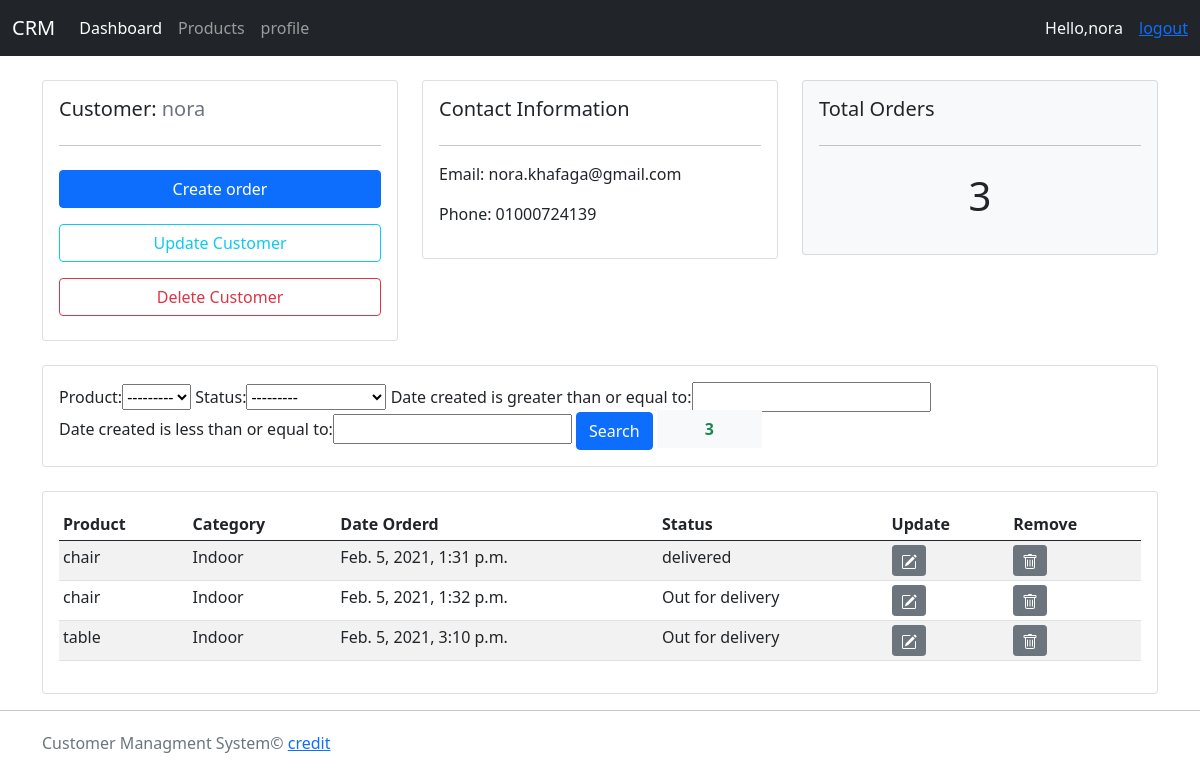
Page /customer/1 (signed in) on the committed database.
### accounts/models.py (models this page shows, shortened)
class Customer(models.Model):
    user = models.OneToOneField(User, null=True, on_delete=models.CASCADE)
    name = models.CharField(max_length=200, null=True)
    phone = models.CharField(max_length=200, null=True)
    email = models.CharField(max_length=200, null=True)
    date_created = models.DateTimeField(auto_now_add=True, null=True)

class Order(models.Model):
    STATUS = (
        ('pending', 'pending'),
        ('Out for delivery', 'Out for delivery'),
        ('delivered', 'delivered'),
    )
    customer = models.ForeignKey(
        Customer, null=True, on_delete=models.SET_NULL)
    product = models.ForeignKey(Product, null=True, on_delete=models.SET_NULL)
    status = models.CharField(max_length=200, null=True, choices=STATUS)
    date_created = models.DateTimeField(auto_now_add=True, null=True)

class Product(models.Model):
    CATEGORY = (
        ('Indoor', 'Indoor'),
        ('Out door', 'Out door'),
    )
    name = models.CharField(max_length=200, null=True)
    price = models.FloatField(null=True)
    category = models.CharField(max_length=200, null=True, choices=CATEGORY)
    description = models.CharField(max_length=200, null=True, blank=True)
    tags = models.ManyToManyField(Tag)
    date_created = models.DateTimeField(auto_now_add=True, null=True)
    def __str__(self):
        return self.name

### accounts/decorators.py (the view)
        def wrapper_func(request, *args, **kwargs):
            group = None
            if request.user.groups.exists:
                group = request.user.groups.all()[0].name
                print(group)
                if group in allowed_roles:
                    return view_func(request, *args, **kwargs)
                else:
                    return HttpResponse("you are not authorized")

### accounts/views.py (called while the page is built)
@login_required(login_url='login_page')
@allowed_user(allowed_roles=['admin'])
def customer(request, pk_test):
    if request.user.is_authenticated:
        logedin = True
    else:
        logedin = False
    customer = Customer.objects.get(id=pk_test)
    orders = customer.order_set.all()
    order_count = customer.order_set.count()  # orders.count()
    myfilter = OrderFilter(request.GET, queryset=orders)
    orders = myfilter.qs
    searchedOrderCount = orders.count()
    context = {
        'customer': customer,
        'orders': orders,
        'order_count': order_count,
        'myfilter': myfilter,
        'searchedOrderCount': searchedOrderCount,
        'logedin': logedin
    }
    return render(request, 'accounts/customer.html', context)

### accounts/templates/accounts/customer.html (shortened to what this page needs)
{%extends 'accounts/main.html'%}
{%block content%}
<div class="container mt-4">
    <div class="row">
        <div class="col-md">
            <div class="card card-body">
                <h5>Customer: <span class="text-muted"> {{customer.name}}</span></h5>
                <hr>
                <a class="btn btn-primary my-2" href="{% url 'create_order' customer.id%}">Create order</a>
                <a class="btn btn-outline-info my-2" href="">Update Customer</a>
                <a class="btn btn-outline-danger  my-2" href="">Delete Customer</a>
            </div>
        </div>
        <div class="col-md">
            <div class="card card-body">
                <h5>Contact Information</h5>
                <hr>
                <p>Email: {{customer.email}}</p>
                <p>Phone: {{customer.phone}}</p>
            </div>
        </div>
        <div class="col-md">
            <div class="card card-body bg-light">
                <h5>Total Orders</h5>
                <hr>
                <h1 style="text-align: center;padding: 10px">{{order_count}}</h1>
            </div>
        </div>
    </div>
    <br>
    <div class="row">
        <div class="col">
            <div class="card card-body d-flex justify-content-center align-items-center">
                <form method="get">{% csrf_token%}
                    {{myfilter.form}}
                    <button class="btn btn-primary" type="submit">Search</button>
                    <strong class="px-5 py-2 text-success bg-light">{{searchedOrderCount}}</strong>
                </form>
            </div>
        </div>
    </div>
    <br>
    <div class="row">
        <div class="col-md">
            <div class="card card-body">
                <table class="table table-sm table-striped">
                    <thead class="py-5">
                        <tr>
                            <th>Product</th>
                            <th>Category</th>
                            <th>Date Orderd</th>
                            <th>Status</th>
                            <th>Update</th>
                            <th>Remove</th>
                        </tr>
                    </thead>
                    <tbody>
                        {% for order in orders %}
                        <tr>
                            <td>{{order.product}}</td>
                            <td>{{order.product.category}}</td>
                            <td>{{order.date_created}}</td>
                            <td>{{order.status}}</td>
                            <td>
                                <a class="btn btn-sm btn-secondary" href="{%url 'update_order' order.id%}">
                                </a>
                            </td>
                            <td>
                                <a class="btn btn-sm btn-secondary" href="{% url 'delete_order' order.id %}">
                                </a>
                            </td>
                        </tr>
                        {% endfor %}
                    </tbody>
                </table>
            </div>
        </div>
    </div>
</div>
{%endblock%}

### accounts/templates/accounts/navbar.html (shortened to what this page needs)
<nav class="navbar navbar-expand-lg navbar-dark bg-dark">
    <div class="container-fluid">
        <a class="navbar-brand" href="{% url 'home'%}">CRM</a>
        <div class="collapse navbar-collapse" id="navbarSupportedContent">
            <ul class="navbar-nav me-auto mb-2 mb-lg-0">
                <li class="nav-item">
                    <a class="nav-link active" aria-current="page" href="{% url 'home'%}">Dashboard</a>
                </li>
                {%if request.user.is_staff%}
                <li class="nav-item">
                    <a class="nav-link" href="{% url 'products' %}">Products</a>
                </li>
                {%endif%}
                <li class="nav-item">
                    <a class="nav-link" href="{%url 'user-page'%}">profile</a>
                </li>
            </ul>
            <div class="d-flex text-light">
                {%if logedin%}
                <span class="px-3">Hello,{{request.user}}</span>
                <a href="{% url 'logout' %}">logout</a>
                {%endif%}
            </div>
        </div>
    </div>
</nav>

### rows in the picture
Customer: name "nora", email "nora.khafaga@gmail.com", phone "01000724139"
Order: product "chair", product.category "Indoor", date_created "Feb. 5, 2021, 1:31 p.m.", status "delivered"
Order: product "chair", product.category "Indoor", date_created "Feb. 5, 2021, 1:32 p.m.", status "Out for delivery"
Order: product "table", product.category "Indoor", date_created "Feb. 5, 2021, 3:10 p.m.", status "Out for delivery"

### other values in the picture
{{ request.user }} "nora"
{{ order_count }} "3"
{{ searchedOrderCount }} "3"
